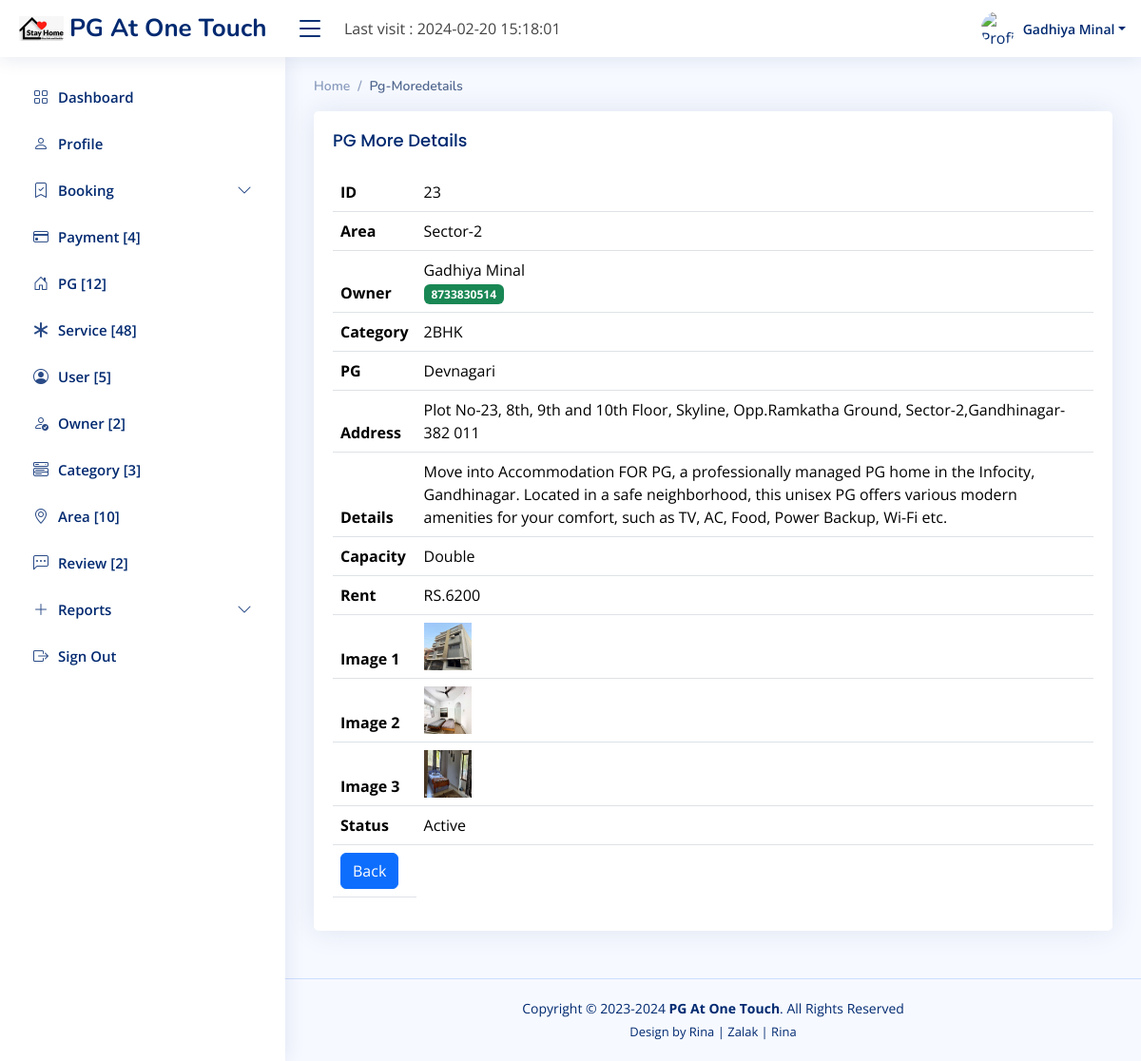
/Owner/index.php?file=pg-moredetails&pgid=23 (signed in), run on the app's committed database.
### tables this page shows
CREATE TABLE IF NOT EXISTS `pg_tb` (
  `pg_id` int(11) NOT NULL AUTO_INCREMENT,
  `cat_id` int(11) NOT NULL,
  `ar_id` int(11) NOT NULL,
  `o_id` int(11) NOT NULL,
  `pg_name` varchar(50) NOT NULL,
  `pg_add` text NOT NULL,
  `pg_details` text NOT NULL,
  `pg_image1` varchar(100) NOT NULL,
  `pg_image2` varchar(100) NOT NULL,
  `pg_image3` varchar(100) NOT NULL,
  `pg_capacity` varchar(20) NOT NULL,
  `pg_rent` int(11) NOT NULL,
  `pg_status` enum('Active','Deactive') NOT NULL,
  `pg_cdate` datetime NOT NULL,
  `pg_udate` datetime NOT NULL,
  PRIMARY KEY (`pg_id`)
);

CREATE TABLE IF NOT EXISTS `area_tb` (
  `ar_id` int(11) NOT NULL AUTO_INCREMENT,
  `ar_name` varchar(50) NOT NULL,
  `ar_status` enum('Active','Deactive') NOT NULL,
  `ar_cdate` datetime NOT NULL,
  `ar_udate` datetime NOT NULL,
  PRIMARY KEY (`ar_id`)
);

CREATE TABLE IF NOT EXISTS `owner_tb` (
  `o_id` int(11) NOT NULL AUTO_INCREMENT,
  `o_name` varchar(50) NOT NULL,
  `o_contact` bigint(22) NOT NULL,
  `o_add` text NOT NULL,
  `o_image` varchar(100) NOT NULL,
  `o_idproof` varchar(100) NOT NULL,
  `o_password` varchar(20) NOT NULL,
  `o_status` enum('Active','Deactive') NOT NULL,
  `o_cdate` datetime NOT NULL,
  `o_udate` datetime NOT NULL,
  PRIMARY KEY (`o_id`)
);

CREATE TABLE IF NOT EXISTS `category_tb` (
  `cat_id` int(11) NOT NULL AUTO_INCREMENT,
  `cat_name` varchar(50) NOT NULL,
  `cat_image` varchar(100) NOT NULL,
  `cat_status` enum('Active','Deactive') NOT NULL,
  `cat_cdate` datetime NOT NULL,
  `cat_udate` datetime NOT NULL,
  PRIMARY KEY (`cat_id`)
);

### Owner/middle/pg-moredetails.php (the view, shortened to what this page needs)
<?php
$pgid = $_REQUEST['pgid'];
?>
		 <section class="section">
      <div class="row">
        <div class="col-lg-12">
          <div class="card">
            <div class="card-body" style="overflow-x: auto;">
              <h5 class="card-title">PG More Details</h5>
              <?php
					 $sel = "select * from pg_tb, category_tb,area_tb,owner_tb where pg_tb.cat_id=category_tb.cat_id and pg_tb.ar_id = area_tb.ar_id and pg_tb.o_id = owner_tb.o_id and pg_tb.pg_id = '$pgid' order by pg_tb.pg_id DESC";
					$selr = $con->query($sel);
					foreach($selr as $selv);
				?>
              <table class="table datatable">
                <thead>
                  <tr>
                    <th scope="col">ID</th>
					<td><?php echo $selv['pg_id']; ?></td>
                  </tr>
				   <tr>
                    <th scope="col">Area</th>
					<td><?php echo $selv['ar_name']; ?></td>
                  </tr>
				  <tr>
                    <th scope="col">Owner</th>
					<td><?php echo $selv['o_name']; ?><br/>
					<span class="badge bg-success"><?php echo $selv['o_contact']; ?></span></td>
				 </tr>
				 <tr>
                    <th scope="col">Category</th>
					<td><?php echo $selv['cat_name']; ?></td>
                  </tr>
				 <tr>
                    <th scope="col">PG</th>
					<td><?php echo $selv['pg_name']; ?></td>
                  </tr>
				  <tr>
                    <th scope="col">Address</th>
					<td><?php echo $selv['pg_add']; ?></td>
                  </tr>
				  <tr>
                    <th scope="col">Details</th>
					<td><?php echo $selv['pg_details']; ?></td>
                  </tr>
				  <tr>
                    <th scope="col">Capacity</th>
					<td><?php echo $selv['pg_capacity']; ?></td>
                  </tr>
				  <tr>
                    <th scope="col">Rent</th>
					<td>RS.<?php echo $selv['pg_rent']; ?></td>
                  </tr>
				  <tr>
                    <th scope="col">Image 1</th>
					<td><a href="../upload/pg/<?php echo $selv['pg_image1'];?>" target="_blank"><img src="../upload/pg/<?php echo $selv['pg_image1'];?>" height="50px" width="50px" /></a></td>
                  </tr>
				  <tr>
                    <th scope="col">Image 2</th>
					<td><a href="../upload/pg/<?php echo $selv['pg_image2'];?>" target="_blank"><img src="../upload/pg/<?php echo $selv['pg_image2'];?>" height="50px" width="50px" /></a></td>
                  </tr>
				  <tr>
                    <th scope="col">Image 3</th>
					<td><a href="../upload/pg/<?php echo $selv['pg_image3'];?>" target="_blank"><img src="../upload/pg/<?php echo $selv['pg_image3'];?>" height="50px" width="50px" /></a></td>
                  </tr>
				  	<tr>
                    <th scope="col">Status</th>
					<td><?php echo $selv['pg_status'];?></td>
                  </tr>
				  <tr>
				  <th><a href="index.php?file=pg" >
				<button type="button" class="btn btn-primary"> Back</button>
				</a>
				</th>
				  </tr>
                </thead>
              </table>
            </div>
          </div>
        </div>
      </div>
    </section>

### Owner/assets/css/style.css (style rules this page uses)
:root { scroll-behavior: smooth; }
body { font-family: "Open Sans", sans-serif; background: #f6f9ff; color: #444444; }
a { color: #4154f1; text-decoration: none; }
h1, h2, h3, h4, h5, h6 { font-family: "Nunito", sans-serif; }
.card { margin-bottom: 30px; border: none; border-radius: 5px; box-shadow: 0px 0 30px rgba(1, 41, 112, 0.1); }
.card-title { padding: 20px 0 15px 0; font-size: 18px; font-weight: 500; color: #012970; font-family: "Poppins", sans-serif; }
.card-body { padding: 0 20px 20px 20px; }

### data on the page
pg_tb: pg_id "23", ar.ar_name "Sector-2", o.o_name "Gadhiya Minal", o.o_contact "8733830514", cat.cat_name "2BHK", pg_name "Devnagari", pg_add "Plot No-23, 8th, 9th and 10th Floor, Skyline, Opp.Ramkatha Ground, Sector-2,Gandhinagar- 382 011", pg_details "Move into Accommodation FOR PG, a professionally managed PG home in the Infocity, Gandhinagar. Located in a safe neighborhood, this unisex PG offers various modern amenities for your comfort, such as TV, AC, Food, Power Backup, Wi-Fi etc.", pg_capacity "Double", pg_rent "6200", pg_image1 (picture), pg_image2 (picture), pg_image3 (picture), pg_status "Active"

### other printed values
$_SESSION['time'] "2024-02-20 15:18:01"
$_SESSION['ownername'] "Gadhiya Minal"
$pcountrv['PAYMENT'] "4"
$pgcountrv['PG'] "12"
$srcountrv['SERVICE'] "48"
$ucountrv['USER'] "5"
$ocountrv['OWNER'] "2"
$catcountrv['CATEGORY'] "3"
$arcountrv['AREA'] "10"
$fcountreview['REVIEW'] "2"
$filename "Pg-Moredetails"
